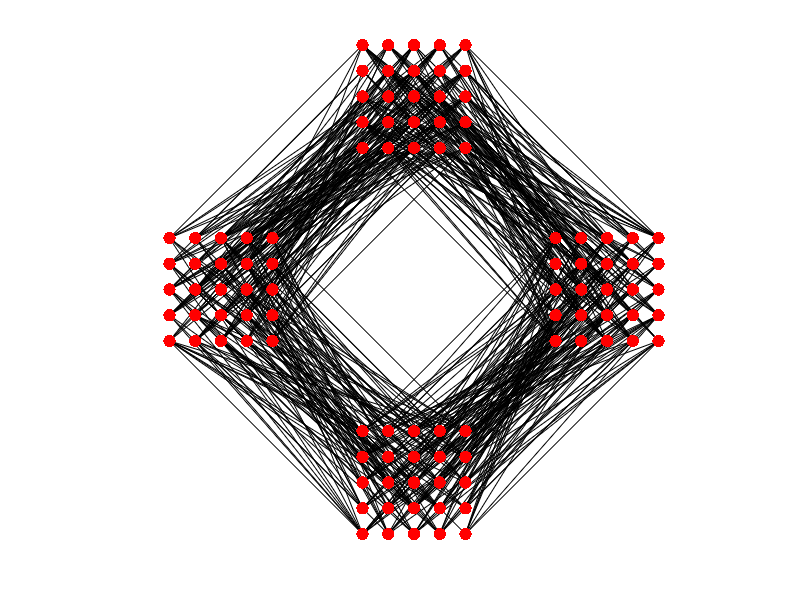

MATLAB code for this plot: (Note: this script raises an error after producing the figure.)
rng('default');

addpath(genpath('exportfig'));

%% Graph definition

N_list = [25 25 25 25];
i = [0 cumsum(N_list)];
j = [cumsum(N_list) N_list(1)];

M = length(N_list);
N = sum(N_list);

A = zeros(N);
for k = 1:M
    N_curr = N_list(k);
    N_next = N_list(mod(k,M)+1);
%     P = rand(N_curr,N_next);
    P = eye(N_curr);
    Q = double(rand(N_curr,N_next) < 0.2);
    Q = Q - diag(diag(Q));
    P = P + Q;
    P = diag(sum(P,2).^-1)*P;
    A(i(k)+1:i(k+1),mod(j(k),N)+1:j(k+1)) = P;
end

Coordinates = zeros(N,2);
for k = 1:M
%     Coordinates(i(k)+1:i(k+1),1) = cos((k-1)/M*2*pi) + 0.75*(rand(N_list(k),1) - 0.5);
%     Coordinates(i(k)+1:i(k+1),2) = sin((k-1)/M*2*pi) + 0.75*(rand(N_list(k),1) - 0.5);
    % arrange points on a rectangular grid
    K = N_list(k);
    xx = zeros(K,1);
    yy = zeros(K,1);
    yy_val = 0;
    for n = 0:K-1
        xx_val = mod(n,floor(sqrt(K)));
        if (xx_val == 0), yy_val = yy_val + 1; end
        xx(n+1) = xx_val + 1;
        yy(n+1) = yy_val;
    end
    Coordinates(i(k)+1:i(k+1),1) = xx/floor(sqrt(K)) + 1.5*cos((k-1)/M*2*pi);
    Coordinates(i(k)+1:i(k+1),2) = yy/floor(sqrt(K)) + 1.5*sin((k-1)/M*2*pi);
end

[V,D] = eig(A);
lambda = diag(D);

% Plot graph
figure;
gplot(A,Coordinates,'k- ');
hold on;
scatter(Coordinates(:,1), Coordinates(:,2), 80, [1 0 0], 'Filled');
axis equal; axis off;
export_fig('plots/filtexp_4bc_graph.pdf','-transparent');

% Plot eigenvalues
figure;
viscircles([0 0], 1, 'LineStyle', '--');
hold on;
scatter(real(lambda), imag(lambda), 40, [0 0 0], 'filled');
axis equal; axis off;
export_fig('plots/filtexp_4bc_eig_values.pdf','-transparent');

%% Filtering experiment

f = zeros(N,1);
f(i(1)+1:i(2)) = rand(N_list(1),1);

% % Ideal filtering

h0_ideal = abs(angle(lambda)) <= pi/4;
h1_ideal = abs(angle(lambda)) > pi/4 & abs(angle(lambda)) <= pi/2;
h2_ideal = abs(angle(lambda)) >= 3*pi/4;
h3_ideal = abs(angle(lambda)) > pi/2 & abs(angle(lambda)) < 3*pi/4;

f0_ideal = V * (h0_ideal .* (V^-1 * f));
f1_ideal = V * (h1_ideal .* (V^-1 * f));
f2_ideal = V * (h2_ideal .* (V^-1 * f));
f3_ideal = V * (h3_ideal .* (V^-1 * f)); 

% % Polynomial filtering

[h0_poly,g0_poly] = biorth_kernels_cdf(2,2);
f0_poly = polyvalm(h0_poly, A) * polyvalm(h0_poly, A*A) * f;
f1_poly = polyvalm(h0_poly, A) * polyvalm(g0_poly,-A*A) * f;
f2_poly = polyvalm(g0_poly,-A) * polyvalm(h0_poly, A*A) * f;
f3_poly = polyvalm(g0_poly,-A) * polyvalm(g0_poly,-A*A) * f;

% % Plotting

%% Plot results

% Original signal
figure;
gplot(A,Coordinates,'k- ');
hold on;
axis equal; axis off;
scatter(Coordinates(:,1),Coordinates(:,2),80,real(f),'Filled'); colorbar;
caxis([-1 1]);
export_fig('plots/filtexp_4bc_signal.pdf','-transparent');

% Ideal filter responses
figure;
gplot(A,Coordinates,'k- ');
hold on;
axis equal; axis off;
scatter(Coordinates(:,1),Coordinates(:,2),80,real(f0_ideal),'Filled'); colorbar;
caxis([-1 1]);
export_fig('plots/filtexp_4bc_ideal_0.pdf','-transparent');

figure;
gplot(A,Coordinates,'k- ');
hold on;
axis equal; axis off;
scatter(Coordinates(:,1),Coordinates(:,2),80,real(f1_ideal),'Filled'); colorbar;
caxis([-1 1]);
export_fig('plots/filtexp_4bc_ideal_1.pdf','-transparent');

figure;
gplot(A,Coordinates,'k- ');
hold on;
axis equal; axis off;
scatter(Coordinates(:,1),Coordinates(:,2),80,real(f2_ideal),'Filled'); colorbar;
caxis([-1 1]);
export_fig('plots/filtexp_4bc_ideal_2.pdf','-transparent');

figure;
gplot(A,Coordinates,'k- ');
hold on;
axis equal; axis off;
scatter(Coordinates(:,1),Coordinates(:,2),80,real(f3_ideal),'Filled'); colorbar;
caxis([-1 1]);
export_fig('plots/filtexp_4bc_ideal_3.pdf','-transparent');

% Polynomial filter responses
figure;
gplot(A,Coordinates,'k- ');
hold on;
axis equal; axis off;
scatter(Coordinates(:,1),Coordinates(:,2),80,real(f0_poly),'Filled'); colorbar;
caxis([-1 1]);
export_fig('plots/filtexp_4bc_poly_0.pdf','-transparent');

figure;
gplot(A,Coordinates,'k- ');
hold on;
axis equal; axis off;
scatter(Coordinates(:,1),Coordinates(:,2),80,real(f1_poly),'Filled'); colorbar;
caxis([-1 1]);
export_fig('plots/filtexp_4bc_poly_1.pdf','-transparent');

figure;
gplot(A,Coordinates,'k- ');
hold on;
axis equal; axis off;
scatter(Coordinates(:,1),Coordinates(:,2),80,real(f2_poly),'Filled'); colorbar;
caxis([-1 1]);
export_fig('plots/filtexp_4bc_poly_2.pdf','-transparent');

figure;
gplot(A,Coordinates,'k- ');
hold on;
axis equal; axis off;
scatter(Coordinates(:,1),Coordinates(:,2),80,real(f3_poly),'Filled'); colorbar;
caxis([-1 1]);
export_fig('plots/filtexp_4bc_poly_3.pdf','-transparent');

close all;